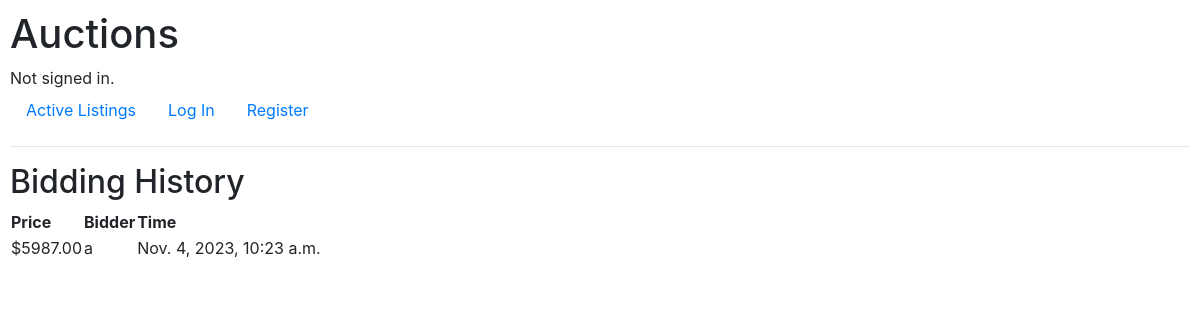
Page /listing/8/bid on the committed database.
### auctions/models.py (models this page shows)
class Bid(models.Model):
    listing = models.ForeignKey(Listing, on_delete=models.CASCADE, related_name="bid")
    bidder = models.ForeignKey(User, on_delete=models.CASCADE, related_name="bid")
    price = models.DecimalField(max_digits=20, decimal_places=2, validators=[MinValueValidator(0)])
    time = models.DateTimeField(auto_now_add=True)

class User(AbstractUser):
    watchlist = models.ManyToManyField('Listing', related_name="watchlistuser")
    pass

### auctions/views.py (the view)
# urls.py: path("listing/<int:listing_id>/bid", views.bid, name="bid"),
def bid(request, listing_id):
    listing = Listing.objects.get(pk = listing_id)
    if listing:
        bid = Bid.objects.filter(listing = listing).order_by("-price")
        return render(request, "auctions/bids.html", {
            "bid":bid,
        })
    else:
        return render(request, "auctions/error.html", {
            "message":"Listing Not Exist."
        })

### auctions/templates/auctions/bids.html
{% extends 'auctions/layout.html' %}
{% block body %}
<h2>Bidding History</h2>
<div>
    <table>
        <thead>
            <tr>
                <th>Price</th>
                <th>Bidder</th>
                <th>Time</th>
            </tr>
        </thead>
        <tbody>
            {% for i in bid %}
            <tr>
                <td>${{ i.price }}</td>
                <td>{{ i.bidder }}</td>
                <td>{{ i.time }}</td>
            </tr>
            {% endfor %}
        </tbody>
    </table>
</div>
{% endblock %}

### auctions/static/auctions/styles.css (style rules this page uses)
body { padding: 10px; }

### rows in the picture
Bid: price "5987.00", bidder "a", time "Nov. 4, 2023, 10:23 a.m."
